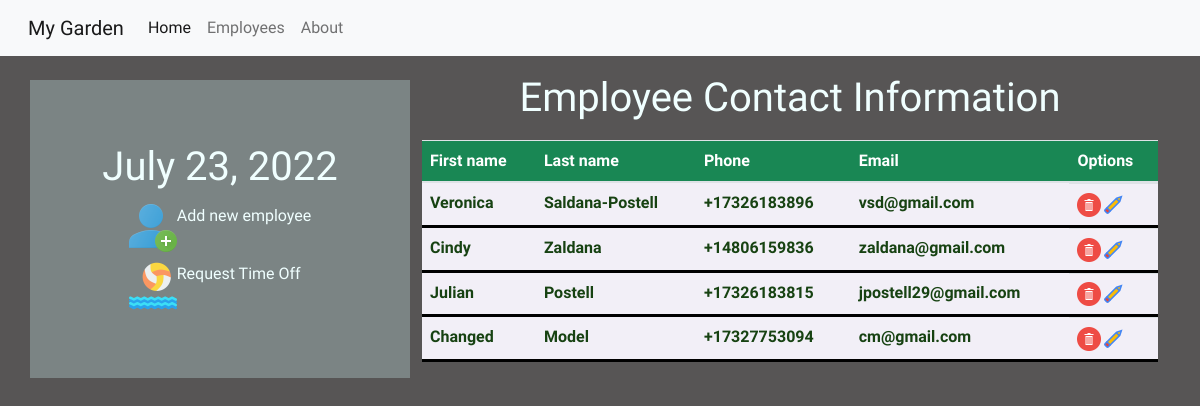
Before: / with the older database file.
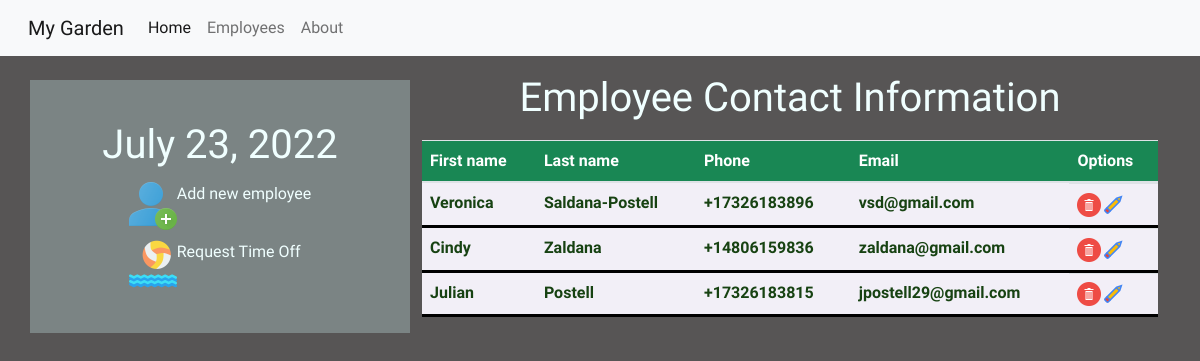
After: the same page with the newer database file.
### employee/models.py (models this page shows, shortened)
class Employee(models.Model):
    first_name = models.CharField(max_length=30)
    last_name = models.CharField(max_length=30)
    email = models.EmailField(max_length=254)
    phone_number = PhoneNumberField(blank=True)

### home/views.py (the view)
# urls.py: 2. Add a URL to urlpatterns:  path('', views.home, name='home')
def home(request):
    employees = Employee.objects.all()
    date = datetime.datetime.now()
    dates = date.strftime("%B %d, %Y")
    return render(request, 'home.html', {'employees': employees, 'date': dates})

### templates/home.html (shortened to what this page needs)
<!DOCTYPE html>
{% load static %}
{% load crispy_forms_tags %}
<html lang="en" xmlns="http://www.w3.org/1999/html">
<head>
    <link rel="stylesheet" href='{% static "/css/home.css" %}?{% now "U" %}'>
    <link rel="stylesheet" href="https://stackpath.bootstrapcdn.com/bootstrap/4.5.0/css/bootstrap.min.css"
>
    <link href='https://ajax.googleapis.com/ajax/libs/jqueryui/1.12.1/themes/smoothness/jquery-ui.css' rel='stylesheet'>
    <link href="https://cdn.jsdelivr.net/npm/bootstrap@5.1.3/dist/css/bootstrap.min.css" rel="stylesheet"
>
</head>
<body style="background-color:#2a2727c8; font-family: 'Quando', serif;">
    <nav class="navbar navbar-expand-lg navbar-light bg-light">
        <div class="container-fluid">
            <a class="navbar-brand" href="#">My Garden</a>
            <div class="collapse navbar-collapse" id="navbarNavAltMarkup">
                <div class="navbar-nav">
                    <a class="nav-link active" aria-current="page" href="/home">Home</a>
                    <a class="nav-link" href="/employee/employee_registration">Employees</a>
                    <a class="nav-link" href="/about">About</a>
                </div>
            </div>
        </div>
    </nav>
    <div class="container-md">
        <div class="row">
            <div class="col-4 mt-4" style="display: flex; justify-content: center; align-items: center; flex-direction:column; background-color: rgb(123, 132, 132);">
                <h1 id="date_today">{{date}}</h1>
                <div id="emp_options">
                    <div style="display: flex; flex-direction: row; margin: 5px;">
                        <a href="/employee"><img src="{% static "/assets/add-user.png" %}" alt="add-eployee"/></a>
                        <p style="color:azure">Add new employee</p>
                    </div>
                    <div style="display: flex; flex-direction: row; margin: 5px;">
                        <a href="employee/request_time_off"><img src="{% static "/assets/beach.png" %}" alt="requeste-off"/></a>
                        <p style="color:azure">Request Time Off</p>
                    </div>
                </div>
            </div>
            <div class="col-8 mt-2">
                {% block content %}
                <div class="container" style="text-align: center;"">
                     <h1 id="hp_title">Employee Contact Information</h1>
                </div>
                <div class="table-responsive">
                    <table class="table">
                        <thead class="bg-success">
                            <tr>
                                <th>First name</th>
                                <th>Last name</th>
                                <th>Phone</th>
                                <th>Email</th>
                                <th>Options</th>
                            </tr>
                        </thead>
                        <tbody>
                            {% for e in employees %}
                            <tr style="border-bottom: 3px solid black;">
                                <td class="emp_data">{{e.first_name}}</td>
                                <td class="emp_data">{{e.last_name}}</td>
                                <td class="emp_data">{{e.phone_number}}</td>
                                <td class="emp_data">{{e.email}}</td>
                                <td style="display:flex; flex-direction:row;">
                                    <form method="POST" action="/home/delete_employee/{{e.id}}">
                                        <img src="{% static "/assets/delete.png" %}" alt="delete-user"/>
                                    </form>
                                    <form method="POST" action="/home/update_employee/{{e.id}}">
                                        <img src="{% static "/assets/edit.png" %}" alt="edit-user"/>                                    </form>
                                </td>
                            </tr>
                            {% endfor %}
                        </tbody>
                    </table>
                </div>
            </div>
        </div>
    </div>
    {% endblock %}
</body>
</html>

### static/css/home.css (style rules this page uses)
body { min-height: 100%; width: 100%; margin: 0; display: flex; flex-direction: column; height: 100vh; }
nav { background: #000000; text-align: center; }
#emp_options { display: flex; flex-direction: column; }
#hp_title { color: azure; text-align: center; }
#date_today { color: azure; }
.table { background-color: #f2eff7; border-collapse: collapse; }
table tr { font-weight: bold; color:#0B0017; }
tbody > tr > td { border-bottom: 4px #000000; }
table tr td { color:#174212; border-bottom: 2px black; }
.table thead th { color: white; }
.container { padding: 10px; }

Changed rows visible on the page:
removed Employee: first_name "Changed", last_name "Model", phone_number "+17327753094", email "cm@gmail.com"
